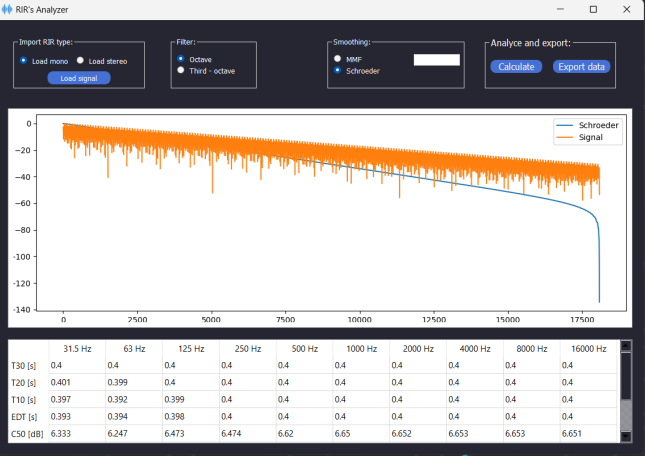

Python code for this plot:
# -*- coding: utf-8 -*-

# Form implementation generated from reading ui file 'gui.ui'
#
# Created by: PyQt5 UI code generator 5.15.9
#
# WARNING: Any manual changes made to this file will be lost when pyuic5 is
# run again.  Do not edit this file unless you know what you are doing.


from PyQt5 import QtCore, QtGui, QtWidgets
from PyQt5.QtCore import Qt
from PyQt5.QtWidgets import (
    QPushButton, QWidget, QMainWindow, QApplication, QFileDialog, 
    QTableWidgetItem, QVBoxLayout, QHBoxLayout, QLineEdit, QButtonGroup)
import pandas as pd
import numpy as np
import matplotlib.pyplot as plt
from matplotlib.figure import Figure
from matplotlib.backends.backend_qt5agg import (
   FigureCanvasQTAgg as FigureCanvas)    
import csv
import os
import soundfile as sf
from Processing.ImpIR import ImportarRI
from Processing.Noise_cut import Lund
from Processing.Filters import filtroter, filtroter_mono, Normal
from Processing.Norm import Normal
from Processing.Schroeder import schroeder
from Processing.MediaMovilFilter import filtrado_FMM
from Processing.Ac_Parameters import rt_descriptors 
from Processing.Ac_Parameters import IACC_e
from pathlib import Path
from scipy import signal

class Ui_RIR(object):
    def setupUi(self, RIR):
        RIR.setObjectName("RIR")
        RIR.resize(1100, 759)
        RIR.setMinimumSize(QtCore.QSize(1100, 680))
        RIR.setWindowIcon(QtGui.QIcon(str(Path("RIRs-icon.png"))))
        self.centralwidget = QtWidgets.QWidget(RIR)
        self.centralwidget.setEnabled(True)
        self.centralwidget.setFocusPolicy(QtCore.Qt.NoFocus)
        self.centralwidget.setStyleSheet("background-color: rgb(38, 38, 50);")
        self.centralwidget.setObjectName("centralwidget")
        self.verticalLayout = QtWidgets.QVBoxLayout(self.centralwidget)
        self.verticalLayout.setObjectName("verticalLayout")
        self.frame = QtWidgets.QFrame(self.centralwidget)
        self.frame.setFrameShape(QtWidgets.QFrame.StyledPanel)
        self.frame.setFrameShadow(QtWidgets.QFrame.Raised)
        self.frame.setObjectName("frame")
        self.verticalLayout_2 = QtWidgets.QVBoxLayout(self.frame)
        self.verticalLayout_2.setContentsMargins(0, 0, 0, 0)
        self.verticalLayout_2.setSpacing(0)
        self.verticalLayout_2.setObjectName("verticalLayout_2")
        self.fr_encabezado = QtWidgets.QFrame(self.frame)
        self.fr_encabezado.setStyleSheet("\n"
                "background-color: rgb(38, 38, 50);")
        self.fr_encabezado.setFrameShape(QtWidgets.QFrame.StyledPanel)
        self.fr_encabezado.setFrameShadow(QtWidgets.QFrame.Raised)
        self.fr_encabezado.setObjectName("fr_encabezado")
        self.horizontalLayout = QtWidgets.QHBoxLayout(self.fr_encabezado)
        self.horizontalLayout.setObjectName("horizontalLayout")
        self.fr_typeRIR = QtWidgets.QFrame(self.fr_encabezado)
        self.fr_typeRIR.setFrameShape(QtWidgets.QFrame.StyledPanel)
        self.fr_typeRIR.setFrameShadow(QtWidgets.QFrame.Raised)
        self.fr_typeRIR.setObjectName("fr_typeRIR")
        self.gB_typeRIR = QtWidgets.QGroupBox(self.fr_typeRIR)
        self.gB_typeRIR.setGeometry(QtCore.QRect(10, 10, 231, 91))
        self.gB_typeRIR.setStyleSheet("font: 8pt \"Medel\";\n"
                "color: rgb(255, 255, 255);")
        self.gB_typeRIR.setObjectName("gB_typeRIR")
        self.rB_Mono = QtWidgets.QRadioButton(self.gB_typeRIR)
        self.rB_Mono.setGeometry(QtCore.QRect(10, 30, 111, 23))
        self.rB_Mono.setObjectName("rB_Mono")
        self.pB_Signal = QtWidgets.QPushButton(self.gB_typeRIR)
        self.pB_Signal.setGeometry(QtCore.QRect(60, 60, 111, 23))
        self.pB_Signal.setStyleSheet("QPushButton{\n"
                "    border: 2px solid rgb(69, 113, 213);\n"
                "    border-radius: 10px;\n"
                "    background: rgb(69, 113, 213);\n"
                "    color: rgb(255, 255, 255)\n"
                "}\n"
                "QPushButton:hover{\n"
                "    border: rgb(96, 133, 213);\n"
                "    background: rgb(96, 133, 213);\n"
                "}")
        self.pB_Signal.setObjectName("pB_Signal")
        self.rB_Stereo = QtWidgets.QRadioButton(self.gB_typeRIR)
        self.rB_Stereo.setGeometry(QtCore.QRect(110, 30, 111, 23))

        self.rB_Stereo.setObjectName("rB_Stereo")
        self.horizontalLayout.addWidget(self.fr_typeRIR)
        self.fr_Filter = QtWidgets.QFrame(self.fr_encabezado)
        self.fr_Filter.setFrameShape(QtWidgets.QFrame.StyledPanel)
        self.fr_Filter.setFrameShadow(QtWidgets.QFrame.Raised)
        self.fr_Filter.setObjectName("fr_Filter")
        self.gB_Filter = QtWidgets.QGroupBox(self.fr_Filter)
        self.gB_Filter.setGeometry(QtCore.QRect(10, 10, 151, 91))
        self.gB_Filter.setStyleSheet("font: 8pt \"Medel\";\n"
                "color: rgb(255, 255, 255);")
        self.gB_Filter.setObjectName("gB_Filter")
        self.rB_Octave = QtWidgets.QRadioButton(self.gB_Filter)
        self.rB_Octave.setGeometry(QtCore.QRect(10, 30, 82, 17))
        self.rB_Octave.setObjectName("rB_Octave")
        self.rB_Third = QtWidgets.QRadioButton(self.gB_Filter)
        self.rB_Third.setGeometry(QtCore.QRect(10, 50, 131, 17))
        self.rB_Third.setObjectName("rB_Third")
        self.horizontalLayout.addWidget(self.fr_Filter)
        self.fr_Smoothing = QtWidgets.QFrame(self.fr_encabezado)
        self.fr_Smoothing.setFrameShape(QtWidgets.QFrame.StyledPanel)
        self.fr_Smoothing.setFrameShadow(QtWidgets.QFrame.Raised)
        self.fr_Smoothing.setObjectName("fr_Smoothing")
        self.gB_Smoothing = QtWidgets.QGroupBox(self.fr_Smoothing)
        self.gB_Smoothing.setGeometry(QtCore.QRect(10, 10, 241, 91))
        self.gB_Smoothing.setStyleSheet("font: 8pt \"Medel\";\n"
                "color: rgb(255, 255, 255);")
        self.gB_Smoothing.setObjectName("gB_Smoothing")
        self.rB_MMF = QtWidgets.QRadioButton(self.gB_Smoothing)
        self.rB_MMF.setGeometry(QtCore.QRect(10, 30, 82, 17))
        self.rB_MMF.setObjectName("rB_MMF")
        self.rB_Schoeder = QtWidgets.QRadioButton(self.gB_Smoothing)
        self.rB_Schoeder.setGeometry(QtCore.QRect(10, 50, 111, 17))
        self.rB_Schoeder.setObjectName("rB_Schoeder")
        self.bGroup = QButtonGroup()
        self.bGroup.addButton(self.rB_Schoeder)
        self.bGroup.addButton(self.rB_MMF)
        self.lineE_Samples = QtWidgets.QLineEdit(self.gB_Smoothing)
        self.lineE_Samples.setGeometry(QtCore.QRect(152, 30, 81, 20))
        self.lineE_Samples.setStyleSheet("background-color: rgb(255, 255, 255);\n"
                " color: rgb(0,0,0);")
        self.lineE_Samples.setObjectName("lineE_Samples")
        #self.lineE_Samples.setEnabled(False)
        self.horizontalLayout.addWidget(self.fr_Smoothing)
        self.fr_Calculate_Export = QtWidgets.QFrame(self.fr_encabezado)
        self.fr_Calculate_Export.setFrameShape(QtWidgets.QFrame.StyledPanel)
        self.fr_Calculate_Export.setFrameShadow(QtWidgets.QFrame.Raised)
        self.fr_Calculate_Export.setObjectName("fr_Calculate_Export")
        self.groupBox_5 = QtWidgets.QGroupBox(self.fr_Calculate_Export)
        self.groupBox_5.setGeometry(QtCore.QRect(10, 10, 231, 91))
        self.groupBox_5.setStyleSheet("color: rgb(255, 255, 255);")
        self.groupBox_5.setObjectName("groupBox_5")
        self.pB_Calculate = QtWidgets.QPushButton(self.groupBox_5)
        self.pB_Calculate.setGeometry(QtCore.QRect(10, 40, 91, 23))
        font = QtGui.QFont()
        font.setFamily("Medel")
        self.pB_Calculate.setFont(font)
        self.pB_Calculate.setStyleSheet("QPushButton{\n"
                "    border: 2px solid rgb(69, 113, 213);\n"
                "    border-radius: 10px;\n"
                "    background: rgb(69, 113, 213);\n"
                "    color: rgb(255, 255, 255)\n"
                "}\n"
                "QPushButton:hover{\n"
                "    border: rgb(96, 133, 213);\n"
                "    background: rgb(96, 133, 213);\n"
                "}\n"
                "\n"
                "\n"
                "")
        self.pB_Calculate.setObjectName("pB_Calculate")
        self.pB_Export = QtWidgets.QPushButton(self.groupBox_5)
        self.pB_Export.setGeometry(QtCore.QRect(120, 40, 101, 23))
        self.pB_Export.setEnabled(False)
        font = QtGui.QFont()
        font.setFamily("Medel")
        self.pB_Export.setFont(font)
        self.pB_Export.setStyleSheet("QPushButton{\n"
                "    border: 2px solid rgb(69, 113, 213);\n"
                "    border-radius: 10px;\n"
                "    background: rgb(69, 113, 213);\n"
                "    color: rgb(255, 255, 255)\n"
                "}\n"
                "QPushButton:hover{\n"
                "    border: rgb(96, 133, 213);\n"
                "    background: rgb(96, 133, 213);\n"
                "}\n"
                "\n"
                "\n"
                "")
        self.pB_Export.setObjectName("pB_Export")
        self.horizontalLayout.addWidget(self.fr_Calculate_Export)
        self.verticalLayout_2.addWidget(self.fr_encabezado)
        self.fr_grafico = QtWidgets.QFrame(self.frame)
        self.fr_grafico.setStyleSheet("background-color: rgb(38, 38, 50);")
        self.fr_grafico.setFrameShape(QtWidgets.QFrame.StyledPanel)
        self.fr_grafico.setFrameShadow(QtWidgets.QFrame.Raised)
        self.fr_grafico.setObjectName("fr_grafico")
        self.gridLayout_2 = QtWidgets.QGridLayout(self.fr_grafico)
        self.gridLayout_2.setObjectName("gridLayout_2")
        self.gV_Graphic = QtWidgets.QGraphicsView(self.fr_grafico)
        self.gV_Graphic.setStyleSheet("background-color: rgb(255, 255, 255);")
        self.gV_Graphic.setObjectName("gV_Graphic")
        self.gridLayout_2.addWidget(self.gV_Graphic, 0, 0, 1, 1)
        self.verticalLayout_2.addWidget(self.fr_grafico)
        self.fr_tabla = QtWidgets.QFrame(self.frame)
        self.fr_tabla.setStyleSheet("background-color: rgb(38, 38, 50);")
        self.fr_tabla.setFrameShape(QtWidgets.QFrame.StyledPanel)
        self.fr_tabla.setFrameShadow(QtWidgets.QFrame.Raised)
        self.fr_tabla.setObjectName("fr_tabla")
        self.gridLayout = QtWidgets.QGridLayout(self.fr_tabla)
        self.gridLayout.setObjectName("gridLayout")
        self.tbl_AcoParam = QtWidgets.QTableWidget(self.fr_tabla)
        self.tbl_AcoParam.setStyleSheet("background-color: rgb(255, 255, 255);\n"
                "\n"
                "")
        self.tbl_AcoParam.setObjectName("tbl_AcoParam")
        self.gridLayout.addWidget(self.tbl_AcoParam, 0, 0, 1, 1)
        self.verticalLayout_2.addWidget(self.fr_tabla)
        self.verticalLayout_2.setStretch(0, 2)
        self.verticalLayout_2.setStretch(1, 6)
        self.verticalLayout_2.setStretch(2, 3)
        self.verticalLayout.addWidget(self.frame)
        RIR.setCentralWidget(self.centralwidget)

        self.pB_Export.setEnabled(False)
        self.pB_Signal.clicked.connect(self.selectIR)
        self.rB_Octave.clicked.connect(self.filter)
        self.rB_Third.clicked.connect(self.filter)
        self.layout = QHBoxLayout(self.gV_Graphic)  
        #self.layout = self.setLayout(self.layout)
        self.canvas = FigureCanvas(plt.Figure())
        self.layout.addWidget(self.canvas)  
        self.canvas.figure.subplots()
        self.pB_Calculate.clicked.connect(self.calculate)
        self.pB_Export.clicked.connect(self.export)

        self.LCh = None
        self.RCh = None
        self.mono = None
        self.fs = None
        self.ter = None
        self.signal = None
        self.Ir_Cut_Mono = None
        self.Ir_Cut_LCh = None
        self.Ir_Cut_RCh = None
        self.freq = None
        self.bool = bool
        self.mon_filt = None
        self.mon_filt_R = None
        self.signalL = None
        self.signalR = None
        self.nameColum = None
        self.dic = None

        self.retranslateUi(RIR)
        QtCore.QMetaObject.connectSlotsByName(RIR)

    def retranslateUi(self, RIR):
        _translate = QtCore.QCoreApplication.translate
        RIR.setWindowTitle(_translate("RIR", "RIR\'s Analyzer"))
        self.gB_typeRIR.setTitle(_translate("RIR", "Import RIR type:"))
        self.rB_Mono.setText(_translate("RIR", "Load mono"))
        self.pB_Signal.setText(_translate("RIR", "Load signal"))
        self.rB_Stereo.setText(_translate("RIR", "Load stereo"))
        self.gB_Filter.setTitle(_translate("RIR", "Filter:"))
        self.rB_Octave.setText(_translate("RIR", "Octave"))
        self.rB_Third.setText(_translate("RIR", "Third - octave"))
        self.gB_Smoothing.setTitle(_translate("RIR", "Smoothing:"))
        self.rB_MMF.setText(_translate("RIR", "MMF"))
        self.rB_Schoeder.setText(_translate("RIR", "Schroeder"))
        self.groupBox_5.setTitle(_translate("RIR", "Analyce and export:"))
        self.pB_Calculate.setText(_translate("RIR", "Calculate"))
        self.pB_Export.setText(_translate("RIR", "Export data"))


    # MÉTODOS   
    
    def insert_ax(self):  
        self.ax = self.canvas.figure.subplots()
        self.ax.set_ylim([0, 10])
        self.ax.set_xlim([0, 10])

    def enable_export(self):
        self.pB_Export.setEnabled(True)
        self.pB_Export.setStyleSheet(
            """
            QPushButton {
                border: 2px solid rgb(69, 113, 213);
                border-radius: 10px;
                background-color: rgb(69, 113, 213);
                color: rgb(255, 255, 255);
            }
            QPushButton:hover {
                border: rgb(96, 133, 213);
                background-color: rgb(96, 133, 213);
            }
        """
        )

    def selectIR(self):           
        dialog_response = QtWidgets.QFileDialog.getOpenFileName(
                caption = 'Seleccione una RIR',
                directory = os.getcwd())
        
        if self.rB_Mono.isChecked():
                self.LCh = 0
                self.RCh = 0
                if dialog_response[0] != "":         
                        self.mono, self.fs = sf.read(dialog_response[0])
                        ampMono = self.mono
                        max_Mono = np.argmax(abs(ampMono))
                        ampMono = ampMono[max_Mono:]
                        self.mon_filt = ampMono
                        self.Ir_Cut_Mono = Lund.lundeby_algorithm(ampMono
                                                                  , self.fs)

        if self.rB_Stereo.isChecked():
                self.mono = 0
                if dialog_response[0] != "":         
                        self.W, self.fs = sf.read(dialog_response[0])
                        self.LCh = self.W[:,0]
                        self.RCh = self.W[:,1]
                        ampLCh = self.LCh
                        max_LCh = np.argmax(abs(ampLCh))
                        ampLCh = ampLCh[max_LCh:]
                        self.signal_filteredLCh = ampLCh 
                        ampRCh = self.RCh
                        max_RCh = np.argmax(abs(ampRCh))
                        ampRCh = ampRCh[max_RCh:]
                        self.signal_filteredRCh = ampRCh
                        self.LCh = ampLCh
                        self.RCh = ampRCh
                        self.Ir_Cut_LCh = Lund.lundeby_algorithm(ampLCh, 
                                                                 self.fs) 
                        self.Ir_Cut_RCh=  Lund.lundeby_algorithm(ampRCh, 
                                                                 self.fs)  
            

    def filter(self):

        self.mon_filt_lun = []
        self.mon_filt_lun_R = []
        self.mon_filt_R = []
        self.signal = []
        self.signalR = []

        if self.rB_Mono.isChecked() and self.rB_Octave.isChecked():
              self.bool = False
              b = self.bool
              self.mon_filt_lun, self.freq = filtroter_mono(self.Ir_Cut_Mono,
                                                             self.fs, b)
              self.mon_filt , self.freq = filtroter_mono(self.mon_filt,
                                                          self.fs, b)

        elif  self.rB_Mono.isChecked() and self.rB_Third.isChecked():
              self.bool = True
              b = self.bool
              self.mon_filt_lun, self.freq = filtroter_mono(self.Ir_Cut_Mono,
                                                            self.fs, b)
              self.mon_filt , self.freq = filtroter_mono(self.mon_filt, 
                                                         self.fs, b)   

        if self.rB_Stereo.isChecked() and self.rB_Octave.isChecked():
              self.bool = False
              b = self.bool
              self.mon_filt_lun, self.mon_filt_lun_R, self.freq = filtroter(
                     self.Ir_Cut_LCh, self.Ir_Cut_RCh , self.fs, b)
              self.mon_filt, self.mon_filt_R, self.freq = filtroter(
                     self.LCh, self.RCh, self.fs, b)

        elif  self.rB_Stereo.isChecked() and self.rB_Third.isChecked():
              self.bool = True
              b = self.bool
              self.mon_filt_lun, self.mon_filt_lun_R, self.freq = filtroter(
                     self.Ir_Cut_LCh, self.Ir_Cut_RCh, self.fs, b)
              self.mon_filt, self.mon_filt_R, self.freq = filtroter(
                     self.LCh, self.RCh, self.fs, b)

  

    def calculate(self):
        
        # RIR MONO 
        if np.sum(self.mono) != 0:
                if self.rB_Octave.isChecked():
                        nameColumn = ['31.5 Hz', '63 Hz', '125 Hz', '250 Hz',
                                '500 Hz', '1000 Hz','2000 Hz', '4000 Hz',
                                '8000 Hz','16000 Hz']
                        self.nameColumn = nameColumn
                        self.tbl_AcoParam.setColumnCount(10)
                        self.tbl_AcoParam.setRowCount(8)
                        self.tbl_AcoParam.setHorizontalHeaderLabels(nameColumn)

                if self.rB_Third.isChecked():
                        nameColumn = ("25 Hz", "31.5 Hz", "40 Hz", "50 Hz", 
                                "63 Hz", "80 Hz", "100 Hz", "125 Hz", "160 Hz",
                                "200 Hz", "250 Hz", "315 Hz", "400 Hz", " Hz500",
                                "630 Hz", "800 Hz", "1 kHz","1.3 kHz","1.6 kHz",
                                "2 kHz", "2.5 kHz", "3.2 kHz", "4 kHz", "5 kHz", 
                                "6.3 kHz","8 kHz", "10 kHz", "12.5 kHz", "16 kHz",
                                  "20 kHz")
                        self.nameColumn = nameColumn
                        self.tbl_AcoParam.setColumnCount(30)
                        self.tbl_AcoParam.setRowCount(8)
                        self.tbl_AcoParam.setHorizontalHeaderLabels(nameColumn)

                nameRow = ('T30 [s]', 'T20 [s]', 'T10 [s]','EDT [s]','C50 [dB]',
                                                'C80 [dB]','Tt [s]', 'EDTt [s]')
                self.tbl_AcoParam.setVerticalHeaderLabels(nameRow)
        
                self.params_n = None
                self.params = None

                # Check for smoothing condition

                if self.rB_Schoeder.isChecked() and self.rB_Mono.isChecked():
                        self.lineE_Samples.setEnabled(False)
                        self.signal_i = []
                        i = 0
                        for i in range (len(self.freq)):
                                self.signal_i = schroeder(self.mon_filt_lun[i])
                                self.signal.append(self.signal_i)

                elif self.rB_Schoeder.isChecked() and self.rB_Stereo.isChecked():
                        self.lineE_Samples.setEnabled(False)
                        
                        self.signal_i = []
                        i = 0
                        # Calculate the acoustic parameters from one channel only.
                        for i in range (len(self.freq)): 
                                self.signal_i = schroeder(self.mon_filt_lun[i])
                                self.signal.append(self.signal_i)

                elif self.rB_MMF.isChecked() and self.rB_Mono.isChecked():
                        win = int(self.lineE_Samples.text())
                        self.signal_FMM = filtrado_FMM(self.mon_filt_lun, win)
                        self.signal_i = []
                        i=0
                        for i in range (len(self.freq)):
                                self.signal_i = 10*np.log10(
                                       self.signal_FMM[i]/self.signal_FMM[i].max())        
                                self.signal.append(self.signal_i)

                if self.rB_MMF.isChecked() and self.rB_Stereo.isChecked():
                        win = int(self.lineE_Samples.text())
                        self.signal_FMM = filtrado_FMM(self.mon_filt_lun, win)
                        self.signal_i = []
                        i=0
                        for i in range (len(self.freq)):
                                self.signal_i = 10*np.log10(
                                       self.signal_FMM[i]/self.signal_FMM[i].max())        
                                self.signal.append(self.signal_i)
                

                # Calculate parameters

                n = 0
                self.params = []
                for n in range (len(self.freq)):
                        self.params_n= rt_descriptors(self.signal[n], 
                                                self.mon_filt[n], self.fs)
                        self.params.append(self.params_n)
        
                i = 0
                t30_values = [d['t30'] for d in self.params]
                t20_values = [d['t20'] for d in self.params]
                t10_values = [d['t10'] for d in self.params]
                edt_values = [d['edt'] for d in self.params]
                C50_values = [d['C50'] for d in self.params]
                C80_values = [d['C80'] for d in self.params]
                tt_values = [d['tt'] for d in self.params]
                edt_t_values = [d['edt_t'] for d in self.params]
                dic = { "T30": np.round(np.array(t30_values), decimals=3),
                        "T20": np.round(np.array(t20_values), decimals=3),
                        "T10": np.round(np.array(t10_values),decimals=3),
                        "EDT": np.round(np.array(edt_values),decimals=3),
                        "C50":np.round( np.array(C50_values),decimals=3),
                        "C80": np.round(np.array(C80_values),decimals=3),
                        "Tt": np.round(np.array(tt_values),decimals=3),
                        "EDTt": np.round(np.array(edt_t_values),decimals=3)
                }
                
                # dic_act = {}
                # for clave, valor in dic.items():
                #         val_act= np.char.replace(valor.astype(str), '.', ',').astype(float)
                #         dic_act[clave] = val_act
                self.dic = dic      
                c = np.array(['T30', 'T20','T10', 'EDT','C50', 'C80', 'Tt',
                               'EDTt'])
                column = 0
                for key in range(0, len(c)):  # Setting the values into the results table
                        for value in dic[c[key]]:
                                celda= QTableWidgetItem(str(value))
                                self.tbl_AcoParam.setItem(0, column, celda)
                                
                                column += 1

                # etc = (np.array([ETC]))
                # etc = etc[0]
                # ETC = 10 * np.log10(etc + sys.float_info.epsilon)

                ETC = self.mon_filt
                smooth = self.signal
                freq = self.freq
                _xlimsup = freq.shape[0]
                # a = np.arange(0, len(ETC)/self.fs, 1/self.fs)
                # t = a[:len(ETC)]

                ax = self.canvas.figure.axes[0]
                ax.cla()
                #ax.plot(freq, ETC, label='Energy')

                ax.plot( smooth[5], label="Schroeder")
                ax.plot( 10 * np.log10((self.mon_filt_lun[5])/max(self.mon_filt_lun[5])), label="Signal")
               # ax.set(xlabel='Frecuency [s]', ylabel='Energy [dB]',
                 #       xlim=(0, _xlimsup), ylim=(-100, max(ETC)))
                ax.legend(loc=1)
                ax.figure.tight_layout(pad=0.1)
                self.canvas.draw()
                self.canvas.grid()


                self.enable_export()

        # RIR STEREO
        if np.sum(self.LCh) !=0 and np.sum(self.RCh)!=0:
                if self.rB_Octave.isChecked():
                        nameColumn = ['31.5 Hz', '63 Hz', '125 Hz', '250 Hz', '500 Hz', '1000 Hz',
                                '2000 Hz', '4000 Hz','8000 Hz', '16000 Hz']
                        self.tbl_AcoParam.setColumnCount(10)
                        self.tbl_AcoParam.setRowCount(9)
                        self.tbl_AcoParam.setHorizontalHeaderLabels(nameColumn)

                if self.rB_Third.isChecked():
                        nameColumn = ("25 Hz", "31.5 Hz", "40 Hz", "50 Hz", "63 Hz", "80 Hz", "100 Hz", "125 Hz", "160 Hz",
                                                "200 Hz", "250 Hz", "315 Hz", "400 Hz", " Hz500", "630 Hz", "800 Hz", "1 kHz",
                                                "1.3 kHz", "1.6 kHz", "2 kHz", "2.5 kHz", "3.2 kHz", "4 kHz", "5 kHz", "6.3 kHz",
                                                "8 kHz", "10 kHz", "12.5 kHz", "16 kHz", "20 kHz")
                        self.tbl_AcoParam.setColumnCount(30)
                        self.tbl_AcoParam.setRowCount(9)
                        self.tbl_AcoParam.setHorizontalHeaderLabels(nameColumn)

                nameRow = ('T30 [s]', 'T20 [s]', 'T10 [s]','EDT [s]','C50 [dB]','C80 [dB]','Tt [s]', 'EDTt [s]', 'IACC_e')
                self.tbl_AcoParam.setVerticalHeaderLabels(nameRow)
        
                self.params_n = None
                self.paramsR_n = None
                self.params = None

                # Check for smoothing condition

                if self.rB_Schoeder.isChecked() and self.rB_Mono.isChecked():
                        self.lineE_Samples.setEnabled(False)
                        self.signal_i = []
                        i = 0
                        for i in range (len(self.freq)):
                                self.signal_i = schroeder(self.mon_filt_lun[i])
                                self.signal.append(self.signal_i)

                elif self.rB_Schoeder.isChecked() and self.rB_Stereo.isChecked():
                        self.lineE_Samples.setEnabled(False)
                        IACCe = IACC_e(self.mon_filt, self.mon_filt_R, self.fs)  # calculate IACCe if there is a stereo signal from the RIRs

                        self.signal_i = []
                        self.signalR_i = []
                        i = 0
                        for i in range (len(self.freq)): # calculate the acoustic parameters from one channel only
                                self.signal_i = schroeder(self.mon_filt_lun[i])
                                self.signalR_i = schroeder(self.mon_filt_lun_R[i])
                                self.signal.append(self.signal_i)
                                self.signalR.append(self.signalR_i)

                
                elif self.rB_MMF.isChecked() and self.rB_Mono.isChecked():
                        win = int(self.lineE_Samples.text())
                        self.signal_FMM = filtrado_FMM(self.mon_filt_lun, win)
                        self.signal_i = []
                        i=0
                        for i in range (len(self.freq)):
                                self.signal_i = 10*np.log10(self.signal_FMM[i]/self.signal_FMM[i].max())        
                                self.signal.append(self.signal_i)

                if self.rB_MMF.isChecked() and self.rB_Stereo.isChecked():
                        win = int(self.lineE_Samples.text())
                        IACCe = IACC_e(self.mon_filt, self.mon_filt_R, self.fs)

                        self.signal_FMM = filtrado_FMM(self.mon_filt_lun, win)
                        self.signalR_FMM = filtrado_FMM(self.mon_filt_lun_R, win)
                        self.signal_i = []
                        self.signalR_i = []
                        i=0
                        for i in range (len(self.freq)):
                                self.signal_i = 10*np.log10(self.signal_FMM[i]/self.signal_FMM[i].max())        
                                self.signal.append(self.signal_i)
                                self.signalR_i = 10*np.log10(self.signalR_FMM[i]/self.signalR_FMM[i].max())  
                                self.signalR.append(self.signalR_i)
                # Calculate parameters

                n = 0
                self.params = []
                self.paramsR = []
                for n in range (len(self.freq)):
                        self.params_n= rt_descriptors(self.signal[n], self.mon_filt[n], self.fs)
                        self.params.append(self.params_n)
                        self.paramsR_n= rt_descriptors(self.signalR[n], self.mon_filt_R[n], self.fs)
                        self.paramsR.append(self.paramsR_n)

                self.params = self.paramsR.copy()

                i = 0
                t30_values = [d['t30'] for d in self.params]
                t20_values = [d['t20'] for d in self.params]
                t10_values = [d['t10'] for d in self.params]
                edt_values = [d['edt'] for d in self.params]
                C50_values = [d['C50'] for d in self.params]
                C80_values = [d['C80'] for d in self.params]
                tt_values = [d['tt'] for d in self.params]
                edt_t_values = [d['edt_t'] for d in self.params]
                dic = { "T30": np.round(np.array(t30_values), decimals=3),
                        "T20": np.round(np.array(t20_values), decimals=3),
                        "T10": np.round(np.array(t10_values),decimals=3),
                        "EDT": np.round(np.array(edt_values),decimals=3),
                        "C50":np.round( np.array(C50_values),decimals=3),
                        "C80": np.round(np.array(C80_values),decimals=3),
                        "Tt": np.round(np.array(tt_values),decimals=3),
                        "EDTt": np.round(np.array(edt_t_values),decimals=3)
                }
                dic['IACCe'] = IACCe
                self.dic = dic
                c = np.array(['T30', 'T20','T10', 'EDT','C50', 'C80', 'Tt', 'EDTt', 'IACCe'])
                column = 0
                for key in range(0, len(c)):  # Setting the values into the results table
                        for value in dic[c[key]]:
                                celda= QTableWidgetItem(str(value))
                                self.tbl_AcoParam.setItem(0, column, celda)
                                
                                column += 1

                self.enable_export()
                
        # ETC = self.mon_filt
        # smooth = self.signal
        # a = np.arange(0, len(ETC)/self.fs, 1/self.fs)
        # t = a[:len(ETC)]
        # ax = self.canvas.figure.axes[0]
        # ax.cla()
        # ax.plot(t, ETC, label='Energy')
        # ax.plot(t, smooth, label=self.bGroup.checkedButton())
        # try:
        #         xlim_max = int(np.where(smooth <= -80)[0][0] * 1.1)
        #         if xlim_max > t.size:
        #                 xlim_max = t.size-1
        # except:
        #         xlim_max = t.size-1
        # ax.set(xlabel='Time [s]', ylabel='Energy [dB]',
        #         xlim=(0, t[xlim_max]), ylim=(-100, max(ETC)))
        # ax.legend(loc=1)
        # ax.figure.tight_layout(pad=0.1)
        # self.canvas.draw()

    def export(self):

        NameFile=QFileDialog.getSaveFileName(RIR, "Save results", 
                "C:\\Users\\riosg\\OneDrive\\Documentos\\IMA\\TPs_2023\\TP10_v2\\TP10", 
                filter="CSV Files (*.csv)")
        # Obtener las claves y los valores del diccionario
        Key = list(self.dic.keys())
        Val = list(self.dic.values())

        # Seteo del dataFrame con sus índices requeridos.
        df = pd.DataFrame(Val, columns=self.nameColumn, index=Key)
        #decimal_format = "{:.3f}"
        df.to_csv(NameFile[0], sep=';')



if __name__ == "__main__":
    import sys
    app = QtWidgets.QApplication(sys.argv)
    RIR = QtWidgets.QMainWindow()
    ui = Ui_RIR()
    ui.setupUi(RIR)
    RIR.showMaximized()
    sys.exit(app.exec_())
